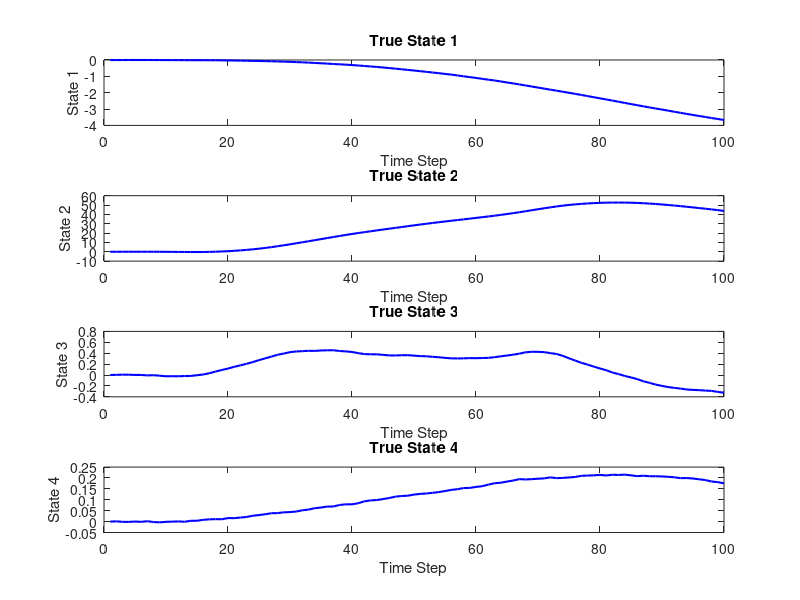
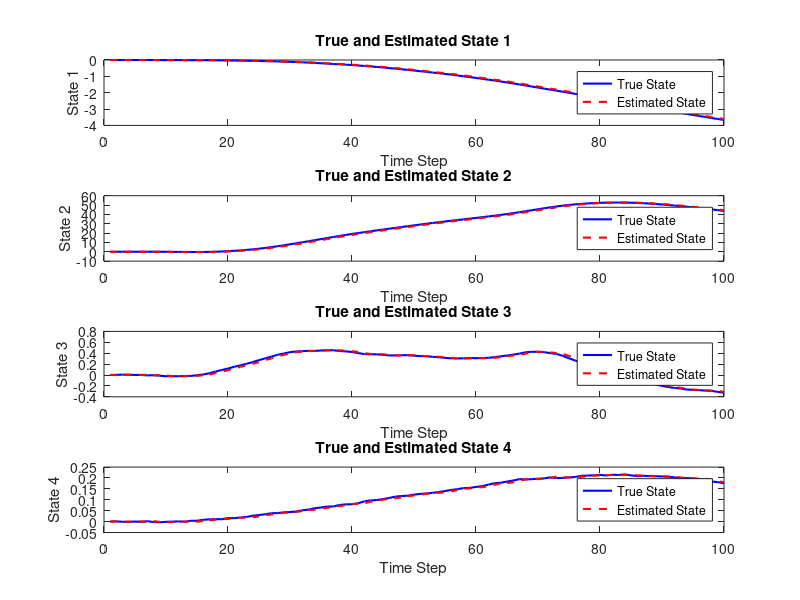

Write the MATLAB code that produced these figures, in order.

A = [
    -1.2185034e-4  -1.9939147e-4  0          -3.217405e1 ;
    -4.4309215e-4  -2.2763856e-3  2.500353e2    0          ;
     2.5579606e-7  -3.8243728e-3  1.894566e-2   0          ;
     0            0            1           0          
];
B = [0; -0.14402528; -0.07354475; 0];
C = eye(4);
D = zeros(4, 1);
sys = ss(A, B, C, D);

%%eigen values and lqr
eig_A = eig(A);
Qbar = C' * C;
R = 1;
[K, S, e] = lqr(A, B, Qbar, R);
eig_A_minus_BK = eig(A - B * K);

% discrete
Ts = 0.01;
Acl = A - B * K;
B_placeholder = zeros(size(A, 1), 1);
D_placeholder = zeros(size(C, 1), 1);

while true
    sys_cl = ss(Acl, B_placeholder, C, D_placeholder);
    sys_cl_discrete = c2d(sys_cl, Ts, 'zoh');
    F = sys_cl_discrete.A;
    eig_F = eig(F);
    if all(abs(eig_F) < 1)
        break;
    else
        Ts = Ts + 0.01;
    end
end

% Generate true states and measurements with noise
alpha = 1;
rng(alpha);
process_noise_std = 0.002;
measurement_noise_std = 0.002;
Qbar = (process_noise_std * eye(size(F))) .^ 2;
R = (measurement_noise_std * eye(size(F))) .^ 2;
N = 100;
x_true = zeros(size(F, 1), N);
y_true = zeros(size(F, 1), N);
w_k = zeros(size(F, 1), N);
v_k = zeros(size(F, 1), N);
x_true(:, 1) = [0; 0; 0; 0];
y_true(:, 1) = [0; 0; 0; 0];

for k = 1:N-1
    w_k(:, k) = process_noise_std * randn(size(F, 1), 1);
    v_k(:, k) = measurement_noise_std * randn(size(F, 1), 1);
    x_true(:, k+1) = F * x_true(:, k) + w_k(:, k);
    y_true(:, k) = x_true(:, k) + v_k(:, k);
end

figure;
for i = 1:size(x_true, 1)
    subplot(size(x_true, 1), 1, i);
    plot(1:N, x_true(i, :), 'b', 'LineWidth', 1.5);
    xlabel('Time Step');
    ylabel(['State ', num2str(i)]);
    title(['True State ', num2str(i)]);
end

% kalman filter
x_est = zeros(size(F, 1), N);
x_pred = zeros(size(F, 1), N);
P = eye(size(F));
I = eye(size(F));

for k = 1:N-1
    x_pred(:, k + 1) = F * x_est(:, k);
    P_pred = F * P * F' + Qbar;
    K = P_pred * inv(P_pred + R);
    x_est(:, k + 1) = x_pred(:, k + 1) + K * (y_true(:, k) - x_pred(:, k + 1));
    P = (I - K) * P_pred;
end

figure;
for i = 1:size(x_true, 1)
    subplot(size(x_true, 1), 1, i);
    plot(1:N, x_true(i, :), 'b', 'LineWidth', 1.5);
    hold on;
    plot(1:N, x_est(i, :), 'r--', 'LineWidth', 1.5);
    xlabel('Time Step');
    ylabel(['State ', num2str(i)]);
    legend('True State', 'Estimated State');
    title(['True and Estimated State ', num2str(i)]);
end
